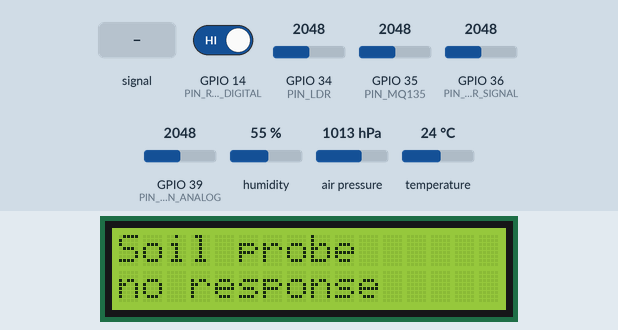
Recording of a sketch running on a simulated ESP32. Shown: 16×2 character LCD. The test bench sets the inputs (shaded band); at power-on: GPIO 36 (PIN_WATER_SIGNAL) = 2048, GPIO 14 (PIN_RAIN_DIGITAL) HIGH, GPIO 34 (PIN_LDR) = 2048, GPIO 35 (PIN_MQ135) = 2048, GPIO 39 (PIN_RAIN_ANALOG) = 2048, humidity 55 %, air pressure 1013 hPa, temperature 24 °C (analog values on the 0–4095 scale). WiFi joins after 1.5 s; servers stay silent unless stated; uploads are accepted with an empty reply; what the sketch prints to the serial monitor is not drawn.

Above: at 6.1 s.
6.2 s: GPIO 36 (PIN_WATER_SIGNAL) fed a 200 Hz sine of ±327 counts around its level
At 11.0 s:
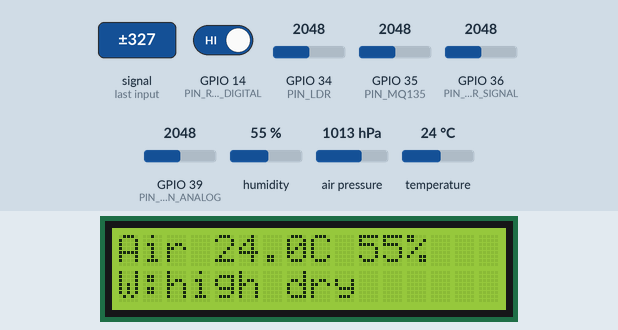
17.0 s: GPIO 36 (PIN_WATER_SIGNAL) set to 973
At 21.0 s:
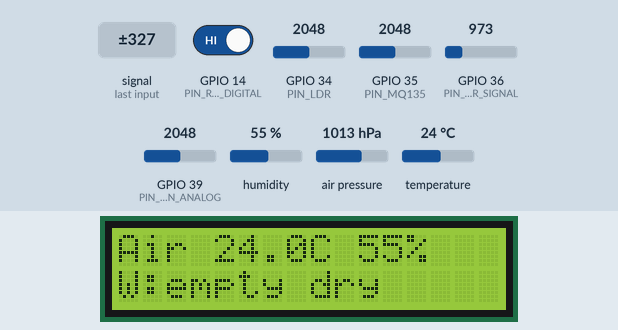
27.0 s: GPIO 14 (PIN_RAIN_DIGITAL) driven LOW
At 31.1 s:
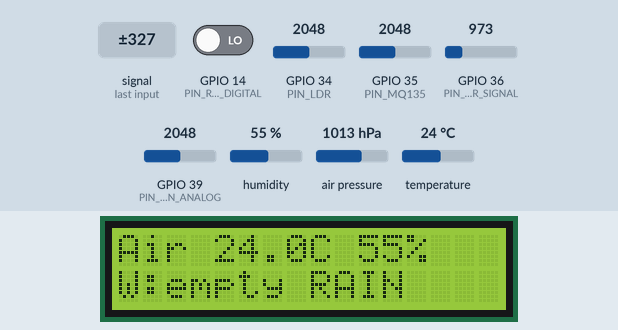
37.2 s: GPIO 36 (PIN_WATER_SIGNAL) set to 1228
At 41.1 s:
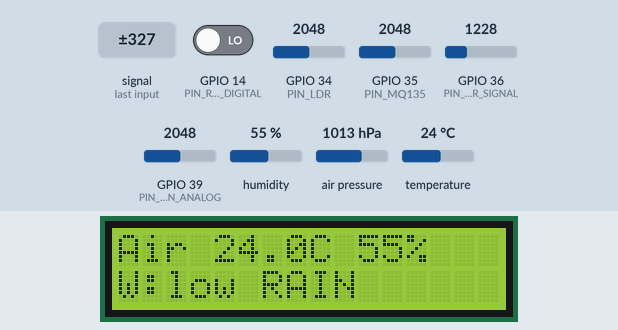
47.2 s: GPIO 14 (PIN_RAIN_DIGITAL) driven HIGH
At 51.2 s:
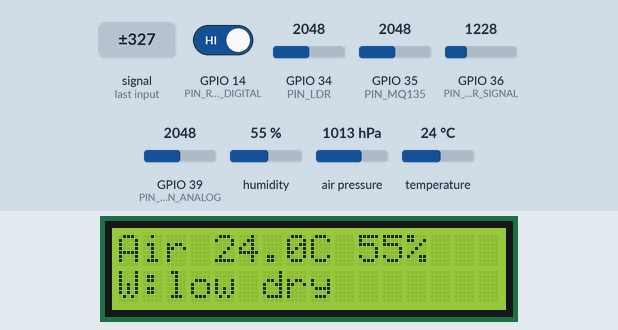
57.2 s: GPIO 36 (PIN_WATER_SIGNAL) fed a 200 Hz sine of ±1023 counts around its level
At 61.2 s:
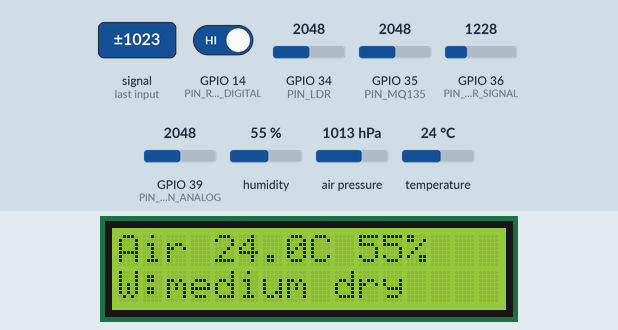
Timing chart, 0 to 62.7 s (numbered marks = the images above; inputs shaded):
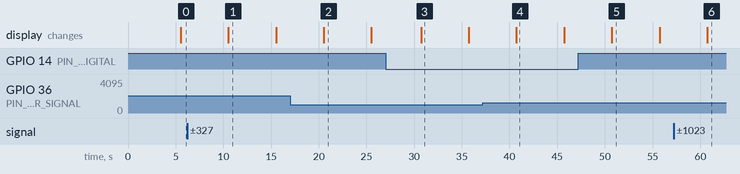

The sketch:

hurudza.ino
```cpp
// Hurudza - multi-sensor IoT node for precision agriculture (ESP32).
//
// Data paths:
//   sensors -> 16x2 LCD                 (in-field readout, no network needed)
//   sensors -> local web page / JSON    (http://<node-ip>/ and /api/readings)
//   sensors -> HTTPS POST every 30 s    (cloud database + dashboard)
//
// The loop is cooperative and non-blocking: every task runs on its own millis() schedule,
// so a missing soil probe or lost Wi-Fi never stops the other data paths.

#include <WiFi.h>

#include "config.h"
#include "display.h"
#include "sensors.h"
#include "soil_probe.h"
#include "telemetry.h"
#include "web_ui.h"

SoilProbe soilProbe(Serial2, SOIL_SLAVE_ID);
soil::Reading soilReading;
EnvReading envReading;

uint32_t lastSample = 0;
uint32_t lastUpload = 0;
bool webStarted = false;

void logReadings() {
  if (soilReading.valid) {
    Serial.printf("[soil] N=%u P=%u K=%u mg/kg  pH=%.1f  M=%.1f%%  T=%.1fC  EC=%u uS/cm\n",
                  soilReading.nitrogen_mg_kg, soilReading.phosphorus_mg_kg,
                  soilReading.potassium_mg_kg, soilReading.ph, soilReading.moisture_pct,
                  soilReading.temperature_c, soilReading.ec_us_cm);
  } else {
    Serial.printf("[soil] read failed: %s (errors=%lu)\n",
                  modbus::statusName(soilProbe.lastStatus()),
                  static_cast<unsigned long>(soilProbe.errorCount()));
  }
  Serial.printf("[env ] T=%.2fC RH=%.2f%% P=%.2fhPa  air=%d  rain=%d  water=%s(%d)  light=%s(%d)\n",
                envReading.air_temp_c, envReading.air_humidity_pct, envReading.pressure_hpa,
                envReading.air_quality_raw, envReading.raining, envReading.water_level,
                envReading.water_raw, envReading.light_level, envReading.light_raw);
}

void setup() {
  Serial.begin(115200);
  display::begin();
  display::message("Hurudza", "initializing...");

  if (!sensors::begin()) Serial.println("[warn] BME280 not found on 0x76/0x77");
  soilProbe.begin();

  telemetry::beginWifi();
  display::message("Connecting WiFi", "");
}

void loop() {
  const uint32_t now = millis();

  telemetry::maintainWifi();
  if (telemetry::wifiConnected() && !webStarted) {
    web_ui::begin(&soilReading, &envReading);
    webStarted = true;
    Serial.print("[net ] connected, dashboard at http://");
    Serial.println(WiFi.localIP());
  }
  if (webStarted) web_ui::handle();

  if (now - lastSample >= SAMPLE_INTERVAL_MS) {
    lastSample = now;
    soilProbe.read(soilReading);
    sensors::read(envReading);
    display::showReadings(soilReading, envReading);
    logReadings();
  }

  if (now - lastUpload >= UPLOAD_INTERVAL_MS && telemetry::wifiConnected()) {
    lastUpload = now;
    const int code = telemetry::upload(soilReading, envReading);
    Serial.printf("[http] upload -> %d\n", code);
  }
}
```

display.cpp
```cpp
#include "display.h"

#include <LiquidCrystal.h>

#include "config.h"

namespace {
LiquidCrystal lcd(PIN_LCD_RS, PIN_LCD_EN, PIN_LCD_D4, PIN_LCD_D5, PIN_LCD_D6, PIN_LCD_D7);
bool soil_page = true;

void printLine(uint8_t row, const char* text) {
  char buf[17];
  snprintf(buf, sizeof buf, "%-16s", text);  // pad to 16 chars so old text is overwritten
  lcd.setCursor(0, row);
  lcd.print(buf);
}
}  // namespace

namespace display {

void begin() {
  lcd.begin(16, 2);
  lcd.clear();
}

void message(const char* line1, const char* line2) {
  printLine(0, line1);
  printLine(1, line2);
}

void showReadings(const soil::Reading& s, const EnvReading& e) {
  char l1[24], l2[24];
  if (soil_page) {
    if (s.valid) {
      snprintf(l1, sizeof l1, "N%u P%u K%u", s.nitrogen_mg_kg, s.phosphorus_mg_kg, s.potassium_mg_kg);
      snprintf(l2, sizeof l2, "pH%.1f M%.0f%% %.0fC", s.ph, s.moisture_pct, s.temperature_c);
    } else {
      snprintf(l1, sizeof l1, "Soil probe");
      snprintf(l2, sizeof l2, "no response");
    }
  } else {
    if (e.bme_ok) snprintf(l1, sizeof l1, "Air %.1fC %.0f%%", e.air_temp_c, e.air_humidity_pct);
    else snprintf(l1, sizeof l1, "BME280 missing");
    snprintf(l2, sizeof l2, "W:%s %s", e.water_level, e.raining ? "RAIN" : "dry");
  }
  message(l1, l2);
  soil_page = !soil_page;
}

}  // namespace display
```

display.h
```cpp
// display.h - 16x2 character LCD for in-field readout.
#pragma once

#include "sensors.h"
#include "soil_registers.h"

namespace display {
void begin();
void message(const char* line1, const char* line2 = "");
// Alternates every call between a soil page (NPK / pH / moisture / temp)
// and an environment page (air temp / humidity / water / rain).
void showReadings(const soil::Reading& soil, const EnvReading& env);
}  // namespace display
```

modbus_rtu.h
```cpp
// modbus_rtu.h - minimal Modbus RTU master helpers (function 0x03, Read Holding Registers).
//
// Pure C++ with no Arduino dependency, so the same code runs on the ESP32 and in the host
// unit tests (tests/host/test_modbus.cpp).
#pragma once

#include <stddef.h>
#include <stdint.h>

namespace modbus {

enum class Status : uint8_t {
  Ok = 0,
  Timeout,        // no bytes received before the deadline
  ShortFrame,     // fewer bytes than the minimum response length
  BadCrc,         // CRC-16 mismatch, frame corrupted on the bus
  WrongAddress,   // response came from another slave
  Exception,      // slave answered with an exception (function | 0x80)
  WrongLength,    // byte-count field does not match the requested registers
};

// CRC-16/MODBUS: polynomial 0xA001 (reflected 0x8005), initial value 0xFFFF.
// The result is sent low byte first.
inline uint16_t crc16(const uint8_t* data, size_t len) {
  uint16_t crc = 0xFFFF;
  for (size_t i = 0; i < len; ++i) {
    crc ^= data[i];
    for (uint8_t b = 0; b < 8; ++b) {
      crc = (crc & 0x0001) ? (crc >> 1) ^ 0xA001 : (crc >> 1);
    }
  }
  return crc;
}

// Build an 8-byte "Read Holding Registers" request into `out`. Returns the frame length (8).
inline size_t buildReadRequest(uint8_t slave, uint16_t start, uint16_t count, uint8_t out[8]) {
  out[0] = slave;
  out[1] = 0x03;
  out[2] = static_cast<uint8_t>(start >> 8);
  out[3] = static_cast<uint8_t>(start & 0xFF);
  out[4] = static_cast<uint8_t>(count >> 8);
  out[5] = static_cast<uint8_t>(count & 0xFF);
  const uint16_t crc = crc16(out, 6);
  out[6] = static_cast<uint8_t>(crc & 0xFF);  // CRC low byte first
  out[7] = static_cast<uint8_t>(crc >> 8);
  return 8;
}

// Expected response length for `count` registers: addr + fn + bytecount + 2*count + crc(2).
constexpr size_t expectedResponseLength(uint16_t count) { return 5 + 2 * static_cast<size_t>(count); }

// Validate a 0x03 response and decode its big-endian 16-bit registers into `regs`.
inline Status parseReadResponse(const uint8_t* frame, size_t len, uint8_t slave,
                                uint16_t count, uint16_t* regs) {
  if (len == 0) return Status::Timeout;
  if (len >= 5 && (frame[1] & 0x80)) {  // exception frame: addr, fn|0x80, code, crc
    return crc16(frame, 3) == static_cast<uint16_t>(frame[3] | (frame[4] << 8))
               ? Status::Exception : Status::BadCrc;
  }
  if (len < expectedResponseLength(count)) return Status::ShortFrame;

  const size_t n = expectedResponseLength(count);
  const uint16_t rx_crc = static_cast<uint16_t>(frame[n - 2] | (frame[n - 1] << 8));
  if (crc16(frame, n - 2) != rx_crc) return Status::BadCrc;
  if (frame[0] != slave) return Status::WrongAddress;
  if (frame[2] != 2 * count) return Status::WrongLength;

  for (uint16_t i = 0; i < count; ++i) {
    regs[i] = static_cast<uint16_t>((frame[3 + 2 * i] << 8) | frame[4 + 2 * i]);
  }
  return Status::Ok;
}

inline const char* statusName(Status s) {
  switch (s) {
    case Status::Ok: return "OK";
    case Status::Timeout: return "TIMEOUT";
    case Status::ShortFrame: return "SHORT_FRAME";
    case Status::BadCrc: return "BAD_CRC";
    case Status::WrongAddress: return "WRONG_ADDRESS";
    case Status::Exception: return "EXCEPTION";
    case Status::WrongLength: return "WRONG_LENGTH";
  }
  return "UNKNOWN";
}

}  // namespace modbus
```

secrets.example.h
```cpp
// secrets.example.h - copy this file to secrets.h and fill in your values.
// secrets.h is listed in .gitignore and must never be committed.
#pragma once

#define WIFI_SSID      "YOUR_WIFI_SSID"
#define WIFI_PASSWORD  "YOUR_WIFI_PASSWORD"

// HTTPS endpoint that accepts form-encoded telemetry (see docs/telemetry_api.md)
#define TELEMETRY_URL  "https://your-server.example/sm.php"
#define TELEMETRY_KEY  "YOUR_API_KEY"
```

sensors.cpp
```cpp
#include "sensors.h"

#include <Adafruit_BME280.h>
#include <Wire.h>

#include "config.h"

namespace {

Adafruit_BME280 bme;
bool bme_present = false;

const char* classifyWater(int raw) {
  if (raw < WATER_LOW) return "empty";
  if (raw < WATER_MEDIUM) return "low";
  if (raw < WATER_HIGH) return "medium";
  return "high";
}

const char* classifyLight(int raw) {
  if (raw < LIGHT_DARK) return "dark";
  if (raw < LIGHT_DIM) return "dim";
  if (raw < LIGHT_LIGHT) return "light";
  if (raw < LIGHT_BRIGHT) return "bright";
  return "very bright";
}

// Resistive water probes corrode quickly under constant DC (electrolysis). The probe is
// powered from a GPIO only for the few milliseconds needed to take one sample.
int sampleWaterLevel() {
  digitalWrite(PIN_WATER_POWER, HIGH);
  delay(WATER_SETTLE_MS);
  const int raw = analogRead(PIN_WATER_SIGNAL);
  digitalWrite(PIN_WATER_POWER, LOW);
  return raw;
}

}  // namespace

namespace sensors {

bool begin() {
  pinMode(PIN_RAIN_DIGITAL, INPUT);
  pinMode(PIN_WATER_POWER, OUTPUT);
  digitalWrite(PIN_WATER_POWER, LOW);
  analogReadResolution(12);

  Wire.begin(PIN_I2C_SDA, PIN_I2C_SCL);
  // Breakout boards ship with address 0x76 or 0x77 depending on the SDO strap.
  bme_present = bme.begin(0x76) || bme.begin(0x77);
  return bme_present;
}

void read(EnvReading& r) {
  r.bme_ok = bme_present;
  if (bme_present) {
    r.air_temp_c = bme.readTemperature();
    r.air_humidity_pct = bme.readHumidity();
    r.pressure_hpa = bme.readPressure() / 100.0f;
    r.altitude_m = bme.readAltitude(SEA_LEVEL_HPA);
  }

  r.air_quality_raw = analogRead(PIN_MQ135);
  r.poor_air = r.air_quality_raw >= MQ135_POOR_AIR;

  r.rain_raw = analogRead(PIN_RAIN_ANALOG);
  r.raining = digitalRead(PIN_RAIN_DIGITAL) == LOW;

  r.water_raw = sampleWaterLevel();
  r.water_level = classifyWater(r.water_raw);

  r.light_raw = analogRead(PIN_LDR);
  r.light_level = classifyLight(r.light_raw);
}

}  // namespace sensors
```

sensors.h
```cpp
// sensors.h - atmospheric and auxiliary sensors (BME280, MQ-135, rain, water level, LDR).
#pragma once

#include <Arduino.h>

struct EnvReading {
  // BME280
  bool bme_ok = false;
  float air_temp_c = NAN;
  float air_humidity_pct = NAN;
  float pressure_hpa = NAN;
  float altitude_m = NAN;
  // MQ-135: raw 12-bit ADC count (uncalibrated, used only as a relative air-quality index)
  int air_quality_raw = 0;
  bool poor_air = false;
  // Rain board
  int rain_raw = 0;
  bool raining = false;
  // Water-level probe
  int water_raw = 0;
  const char* water_level = "unknown";  // empty / low / medium / high
  // LDR
  int light_raw = 0;
  const char* light_level = "unknown";  // dark / dim / light / bright / very bright
};

namespace sensors {
bool begin();             // returns false if the BME280 is not found
void read(EnvReading& r);
}  // namespace sensors
```

soil_probe.cpp
```cpp
#include "soil_probe.h"

#include "config.h"

void SoilProbe::begin() {
  pinMode(PIN_RS485_RE, OUTPUT);
  pinMode(PIN_RS485_DE, OUTPUT);
  receiveMode();
  // ESP32 UART2 remapped to the RS-485 pins (hardware UART instead of SoftwareSerial:
  // no bit-banging, so Wi-Fi interrupts cannot corrupt bytes at 4800 baud).
  port_.begin(RS485_BAUD, SERIAL_8N1, PIN_RS485_RX, PIN_RS485_TX);
}

void SoilProbe::transmitMode() {
  digitalWrite(PIN_RS485_DE, HIGH);
  digitalWrite(PIN_RS485_RE, HIGH);
}

void SoilProbe::receiveMode() {
  digitalWrite(PIN_RS485_DE, LOW);
  digitalWrite(PIN_RS485_RE, LOW);
}

size_t SoilProbe::receive(uint8_t* buf, size_t expected, uint32_t timeout_ms) {
  size_t n = 0;
  const uint32_t start = millis();
  // Bounded wait: returns as soon as the full frame arrives, or at the deadline.
  while (n < expected && millis() - start < timeout_ms) {
    if (port_.available()) buf[n++] = static_cast<uint8_t>(port_.read());
    else delay(1);
  }
  return n;
}

bool SoilProbe::read(soil::Reading& out) {
  uint8_t req[8];
  modbus::buildReadRequest(slave_, soil::kRegStart, soil::kRegCount, req);

  while (port_.available()) port_.read();  // drop stale bytes from earlier transactions

  transmitMode();
  port_.write(req, sizeof req);
  port_.flush();  // blocks until the last stop bit leaves the UART
  receiveMode();  // release the bus at once so the slave can answer

  uint8_t resp[modbus::expectedResponseLength(soil::kRegCount)];
  const size_t len = receive(resp, sizeof resp, MODBUS_TIMEOUT_MS);

  uint16_t regs[soil::kRegCount];
  status_ = modbus::parseReadResponse(resp, len, slave_, soil::kRegCount, regs);
  if (status_ != modbus::Status::Ok) {
    ++errors_;
    out.valid = false;
    return false;
  }
  out = soil::decode(regs);
  return true;
}
```

soil_probe.h
```cpp
// soil_probe.h - CWT NPK soil probe over half-duplex RS-485 (MAX485 transceiver).
#pragma once

#include <Arduino.h>

#include "modbus_rtu.h"
#include "soil_registers.h"

class SoilProbe {
 public:
  SoilProbe(HardwareSerial& port, uint8_t slave) : port_(port), slave_(slave) {}

  void begin();

  // Read all 7 soil registers in one Modbus transaction.
  // Returns true on success; on failure `lastStatus()` tells why and `out.valid` is false.
  bool read(soil::Reading& out);

  modbus::Status lastStatus() const { return status_; }
  uint32_t errorCount() const { return errors_; }

 private:
  void transmitMode();
  void receiveMode();
  size_t receive(uint8_t* buf, size_t expected, uint32_t timeout_ms);

  HardwareSerial& port_;
  uint8_t slave_;
  modbus::Status status_ = modbus::Status::Timeout;
  uint32_t errors_ = 0;
};
```

telemetry.cpp
```cpp
#include "telemetry.h"

#include <HTTPClient.h>
#include <WiFi.h>
#include <WiFiClientSecure.h>

#include "config.h"
#include "secrets.h"

namespace {
uint32_t last_attempt = 0;

void appendField(String& body, const char* key, const String& value) {
  body += '&';
  body += key;
  body += '=';
  body += value;
}
}  // namespace

namespace telemetry {

void beginWifi() {
  WiFi.mode(WIFI_STA);
  WiFi.begin(WIFI_SSID, WIFI_PASSWORD);
  last_attempt = millis();
}

void maintainWifi() {
  // Unlike the v1 firmware, a lost access point never blocks the main loop:
  // sensing and the LCD keep running while reconnection is retried in the background.
  if (WiFi.status() != WL_CONNECTED && millis() - last_attempt > WIFI_RETRY_INTERVAL_MS) {
    WiFi.disconnect();
    WiFi.begin(WIFI_SSID, WIFI_PASSWORD);
    last_attempt = millis();
  }
}

bool wifiConnected() { return WiFi.status() == WL_CONNECTED; }

int upload(const soil::Reading& s, const EnvReading& e) {
  if (!wifiConnected()) return -1;

  // Field names val1..val7 are kept for compatibility with the existing sm.php endpoint.
  String body = String("api_key=") + TELEMETRY_KEY;
  if (s.valid) {
    appendField(body, "val1", String(s.nitrogen_mg_kg));
    appendField(body, "val2", String(s.phosphorus_mg_kg));
    appendField(body, "val3", String(s.potassium_mg_kg));
    appendField(body, "val4", String(s.ph, 1));
    appendField(body, "val5", String(s.moisture_pct, 1));
    appendField(body, "val6", String(s.temperature_c, 1));
    appendField(body, "val7", String(s.ec_us_cm));
  }
  if (e.bme_ok) {
    appendField(body, "env_temp", String(e.air_temp_c, 2));
    appendField(body, "env_hum", String(e.air_humidity_pct, 2));
    appendField(body, "pressure", String(e.pressure_hpa, 2));
  }
  appendField(body, "air_raw", String(e.air_quality_raw));
  appendField(body, "rain", e.raining ? "1" : "0");
  appendField(body, "water", e.water_level);
  appendField(body, "light_raw", String(e.light_raw));

  WiFiClientSecure client;
  client.setInsecure();  // prototype only: pin the server certificate for a real deployment
  HTTPClient http;
  http.setTimeout(5000);
  if (!http.begin(client, TELEMETRY_URL)) return -2;
  http.addHeader("Content-Type", "application/x-www-form-urlencoded");
  const int code = http.POST(body);
  http.end();
  return code;
}

}  // namespace telemetry
```

telemetry.h
```cpp
// telemetry.h - Wi-Fi management and HTTPS upload of readings to the cloud endpoint.
#pragma once

#include "sensors.h"
#include "soil_registers.h"

namespace telemetry {
void beginWifi();
void maintainWifi();  // non-blocking reconnect, call every loop
bool wifiConnected();
// POST one sample. Returns the HTTP status code, or a negative value on transport error.
int upload(const soil::Reading& soil, const EnvReading& env);
}  // namespace telemetry
```

web_ui.h
```cpp
// web_ui.h - local HTTP dashboard served by the node (works without internet access).
#pragma once

#include "sensors.h"
#include "soil_registers.h"

namespace web_ui {
void begin(const soil::Reading* soil, const EnvReading* env);  // pointers to live readings
void handle();  // call every loop (non-blocking)
}  // namespace web_ui
```

Source omitted: web_ui.cpp (3230 bytes), config.h (2260 bytes), soil_registers.h (1460 bytes)

Measured:
- after the input at 6.2 s, the display: changes after 4.3 s (image 1)
- after the input at 17.0 s, the display: changes after 3.5 s (image 2)
- after the input at 27.0 s, the display: changes after 3.7 s (image 3)
- after the input at 37.2 s, the display: changes after 3.5 s (image 4)
- after the input at 47.2 s, the display: changes after 3.5 s (image 5)
- after the input at 57.2 s, the display: changes after 3.5 s (image 6)
- what the display in image 1 shows lasts 5.0 s, from 10.5 s to 15.5 s
